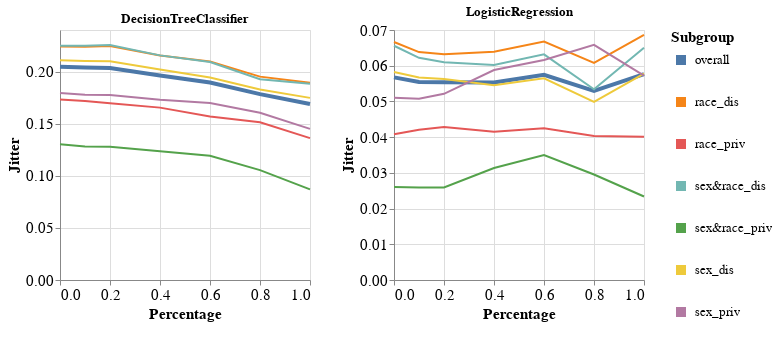

Notebook code for this chart:
### Markdown cell above
### Specific subgroup metric per dataset and multiple models

### Code cell
visualizer.create_subgroups_grid_pct_lines_per_model_plot(subgroup_metric='Jitter',
                                                          target_preprocessing_technique=PREPROCESSING_TECHNIQUES[1],
                                                          model_names=MODEL_NAMES)

### Figure 1 — Vega-Lite specification as saved in the notebook (floating-point values rounded to 4 significant figures)
{"config": {"view": {"continuousWidth": 400, "continuousHeight": 300}, "axis": {"labelFontSize": 15, "titleFontSize": 15}, "legend": {"labelFontSize": 13, "symbolStrokeWidth": 10, "titleFontSize": 15}}, "vconcat": [{"hconcat": [{"mark": "line", "encoding": {"color": {"field": "Subgroup", "type": "nominal"}, "strokeWidth": {"condition": {"value": 4, "test": "datum.Subgroup == 'overall'"}, "value": 2}, "x": {"field": "Percentage", "type": "quantitative"}, "y": {"field": "Metric_Value", "title": "Jitter", "type": "quantitative"}}, "height": 250, "title": "DecisionTreeClassifier", "width": 250}, {"data": {"name": "data-0e8553dbed18dcb7cc4be46133df761a"}, "mark": "line", "encoding": {"color": {"field": "Subgroup", "type": "nominal"}, "strokeWidth": {"condition": {"value": 4, "test": "datum.Subgroup == 'overall'"}, "value": 2}, "x": {"field": "Percentage", "type": "quantitative"}, "y": {"field": "Metric_Value", "title": "Jitter", "type": "quantitative"}}, "height": 250, "title": "LogisticRegression", "width": 250}]}], "data": {"name": "data-0311938e2962d525c40ce29f3b206f74"}, "$schema": "https://vega.github.io/schema/vega-lite/v4.17.0.json", "datasets": {"data-0311938e2962d525c40ce29f3b206f74": [{"Model_Name": "DecisionTreeClassifier", "Test_Set_Index": 0.0, "Metric": "Jitter", "Subgroup": "overall", "Num_Estimators": 50.0, "Metric_Value": 0.2047, "Percentage": 0.0}, {"Model_Name": "DecisionTreeClassifier", "Test_Set_Index": 0.0, "Metric": "Jitter", "Subgroup": "race_dis", "Num_Estimators": 50.0, "Metric_Value": 0.2242, "Percentage": 0.0}, {"Model_Name": "DecisionTreeClassifier", "Test_Set_Index": 0.0, "Metric": "Jitter", "Subgroup": "race_priv", "Num_Estimators": 50.0, "Metric_Value": 0.1733, "Percentage": 0.0}, {"Model_Name": "DecisionTreeClassifier", "Test_Set_Index": 0.0, "Metric": "Jitter", "Subgroup": "sex&race_dis", "Num_Estimators": 50.0, "Metric_Value": 0.2249, "Percentage": 0.0}, {"Model_Name": "DecisionTreeClassifier", "Test_Set_Index": 0.0, "Metric": "Jitter", "Subgroup": "sex&race_priv", "Num_Estimators": 50.0, "Metric_Value": 0.1303, "Percentage": 0.0}, {"Model_Name": "DecisionTreeClassifier", "Test_Set_Index": 0.0, "Metric": "Jitter", "Subgroup": "sex_dis", "Num_Estimators": 50.0, "Metric_Value": 0.2109, "Percentage": 0.0}, {"Model_Name": "DecisionTreeClassifier", "Test_Set_Index": 0.0, "Metric": "Jitter", "Subgroup": "sex_priv", "Num_Estimators": 50.0, "Metric_Value": 0.1794, "Percentage": 0.0}, {"Model_Name": "DecisionTreeClassifier", "Test_Set_Index": 1.0, "Metric": "Jitter", "Subgroup": "overall", "Num_Estimators": 50.0, "Metric_Value": 0.2039, "Percentage": 0.1}, {"Model_Name": "DecisionTreeClassifier", "Test_Set_Index": 1.0, "Metric": "Jitter", "Subgroup": "race_dis", "Num_Estimators": 50.0, "Metric_Value": 0.2239, "Percentage": 0.1}, {"Model_Name": "DecisionTreeClassifier", "Test_Set_Index": 1.0, "Metric": "Jitter", "Subgroup": "race_priv", "Num_Estimators": 50.0, "Metric_Value": 0.1719, "Percentage": 0.1}, {"Model_Name": "DecisionTreeClassifier", "Test_Set_Index": 1.0, "Metric": "Jitter", "Subgroup": "sex&race_dis", "Num_Estimators": 50.0, "Metric_Value": 0.2248, "Percentage": 0.1}, {"Model_Name": "DecisionTreeClassifier", "Test_Set_Index": 1.0, "Metric": "Jitter", "Subgroup": "sex&race_priv", "Num_Estimators": 50.0, "Metric_Value": 0.1283, "Percentage": 0.1}, {"Model_Name": "DecisionTreeClassifier", "Test_Set_Index": 1.0, "Metric": "Jitter", "Subgroup": "sex_dis", "Num_Estimators": 50.0, "Metric_Value": 0.2104, "Percentage": 0.1}, {"Model_Name": "DecisionTreeClassifier", "Test_Set_Index": 1.0, "Metric": "Jitter", "Subgroup": "sex_priv", "Num_Estimators": 50.0, "Metric_Value": 0.1777, "Percentage": 0.1}, {"Model_Name": "DecisionTreeClassifier", "Test_Set_Index": 2.0, "Metric": "Jitter", "Subgroup": "overall", "Num_Estimators": 50.0, "Metric_Value": 0.2036, "Percentage": 0.2}, {"Model_Name": "DecisionTreeClassifier", "Test_Set_Index": 2.0, "Metric": "Jitter", "Subgroup": "race_dis", "Num_Estimators": 50.0, "Metric_Value": 0.2246, "Percentage": 0.2}, {"Model_Name": "DecisionTreeClassifier", "Test_Set_Index": 2.0, "Metric": "Jitter", "Subgroup": "race_priv", "Num_Estimators": 50.0, "Metric_Value": 0.1698, "Percentage": 0.2}, {"Model_Name": "DecisionTreeClassifier", "Test_Set_Index": 2.0, "Metric": "Jitter", "Subgroup": "sex&race_dis", "Num_Estimators": 50.0, "Metric_Value": 0.2256, "Percentage": 0.2}, {"Model_Name": "DecisionTreeClassifier", "Test_Set_Index": 2.0, "Metric": "Jitter", "Subgroup": "sex&race_priv", "Num_Estimators": 50.0, "Metric_Value": 0.1279, "Percentage": 0.2}, {"Model_Name": "DecisionTreeClassifier", "Test_Set_Index": 2.0, "Metric": "Jitter", "Subgroup": "sex_dis", "Num_Estimators": 50.0, "Metric_Value": 0.2099, "Percentage": 0.2}, {"Model_Name": "DecisionTreeClassifier", "Test_Set_Index": 2.0, "Metric": "Jitter", "Subgroup": "sex_priv", "Num_Estimators": 50.0, "Metric_Value": 0.1777, "Percentage": 0.2}, {"Model_Name": "DecisionTreeClassifier", "Test_Set_Index": 3.0, "Metric": "Jitter", "Subgroup": "overall", "Num_Estimators": 50.0, "Metric_Value": 0.1963, "Percentage": 0.4}, {"Model_Name": "DecisionTreeClassifier", "Test_Set_Index": 3.0, "Metric": "Jitter", "Subgroup": "race_dis", "Num_Estimators": 50.0, "Metric_Value": 0.2155, "Percentage": 0.4}, {"Model_Name": "DecisionTreeClassifier", "Test_Set_Index": 3.0, "Metric": "Jitter", "Subgroup": "race_priv", "Num_Estimators": 50.0, "Metric_Value": 0.1655, "Percentage": 0.4}, {"Model_Name": "DecisionTreeClassifier", "Test_Set_Index": 3.0, "Metric": "Jitter", "Subgroup": "sex&race_dis", "Num_Estimators": 50.0, "Metric_Value": 0.2156, "Percentage": 0.4}, {"Model_Name": "DecisionTreeClassifier", "Test_Set_Index": 3.0, "Metric": "Jitter", "Subgroup": "sex&race_priv", "Num_Estimators": 50.0, "Metric_Value": 0.1236, "Percentage": 0.4}, {"Model_Name": "DecisionTreeClassifier", "Test_Set_Index": 3.0, "Metric": "Jitter", "Subgroup": "sex_dis", "Num_Estimators": 50.0, "Metric_Value": 0.202, "Percentage": 0.4}, {"Model_Name": "DecisionTreeClassifier", "Test_Set_Index": 3.0, "Metric": "Jitter", "Subgroup": "sex_priv", "Num_Estimators": 50.0, "Metric_Value": 0.1731, "Percentage": 0.4}, {"Model_Name": "DecisionTreeClassifier", "Test_Set_Index": 4.0, "Metric": "Jitter", "Subgroup": "overall", "Num_Estimators": 50.0, "Metric_Value": 0.1896, "Percentage": 0.6}, {"Model_Name": "DecisionTreeClassifier", "Test_Set_Index": 4.0, "Metric": "Jitter", "Subgroup": "race_dis", "Num_Estimators": 50.0, "Metric_Value": 0.2098, "Percentage": 0.6}, {"Model_Name": "DecisionTreeClassifier", "Test_Set_Index": 4.0, "Metric": "Jitter", "Subgroup": "race_priv", "Num_Estimators": 50.0, "Metric_Value": 0.157, "Percentage": 0.6}, {"Model_Name": "DecisionTreeClassifier", "Test_Set_Index": 4.0, "Metric": "Jitter", "Subgroup": "sex&race_dis", "Num_Estimators": 50.0, "Metric_Value": 0.2092, "Percentage": 0.6}, {"Model_Name": "DecisionTreeClassifier", "Test_Set_Index": 4.0, "Metric": "Jitter", "Subgroup": "sex&race_priv", "Num_Estimators": 50.0, "Metric_Value": 0.1192, "Percentage": 0.6}, {"Model_Name": "DecisionTreeClassifier", "Test_Set_Index": 4.0, "Metric": "Jitter", "Subgroup": "sex_dis", "Num_Estimators": 50.0, "Metric_Value": 0.1944, "Percentage": 0.6}, {"Model_Name": "DecisionTreeClassifier", "Test_Set_Index": 4.0, "Metric": "Jitter", "Subgroup": "sex_priv", "Num_Estimators": 50.0, "Metric_Value": 0.1699, "Percentage": 0.6}, {"Model_Name": "DecisionTreeClassifier", "Test_Set_Index": 5.0, "Metric": "Jitter", "Subgroup": "overall", "Num_Estimators": 50.0, "Metric_Value": 0.1785, "Percentage": 0.8}, {"Model_Name": "DecisionTreeClassifier", "Test_Set_Index": 5.0, "Metric": "Jitter", "Subgroup": "race_dis", "Num_Estimators": 50.0, "Metric_Value": 0.1952, "Percentage": 0.8}, {"Model_Name": "DecisionTreeClassifier", "Test_Set_Index": 5.0, "Metric": "Jitter", "Subgroup": "race_priv", "Num_Estimators": 50.0, "Metric_Value": 0.1514, "Percentage": 0.8}, {"Model_Name": "DecisionTreeClassifier", "Test_Set_Index": 5.0, "Metric": "Jitter", "Subgroup": "sex&race_dis", "Num_Estimators": 50.0, "Metric_Value": 0.1928, "Percentage": 0.8}, {"Model_Name": "DecisionTreeClassifier", "Test_Set_Index": 5.0, "Metric": "Jitter", "Subgroup": "sex&race_priv", "Num_Estimators": 50.0, "Metric_Value": 0.1054, "Percentage": 0.8}, {"Model_Name": "DecisionTreeClassifier", "Test_Set_Index": 5.0, "Metric": "Jitter", "Subgroup": "sex_dis", "Num_Estimators": 50.0, "Metric_Value": 0.1828, "Percentage": 0.8}, {"Model_Name": "DecisionTreeClassifier", "Test_Set_Index": 5.0, "Metric": "Jitter", "Subgroup": "sex_priv", "Num_Estimators": 50.0, "Metric_Value": 0.1606, "Percentage": 0.8}, {"Model_Name": "DecisionTreeClassifier", "Test_Set_Index": 6.0, "Metric": "Jitter", "Subgroup": "overall", "Num_Estimators": 50.0, "Metric_Value": 0.1689, "Percentage": 1.0}, {"Model_Name": "DecisionTreeClassifier", "Test_Set_Index": 6.0, "Metric": "Jitter", "Subgroup": "race_dis", "Num_Estimators": 50.0, "Metric_Value": 0.1893, "Percentage": 1.0}, {"Model_Name": "DecisionTreeClassifier", "Test_Set_Index": 6.0, "Metric": "Jitter", "Subgroup": "race_priv", "Num_Estimators": 50.0, "Metric_Value": 0.1362, "Percentage": 1.0}, {"Model_Name": "DecisionTreeClassifier", "Test_Set_Index": 6.0, "Metric": "Jitter", "Subgroup": "sex&race_dis", "Num_Estimators": 50.0, "Metric_Value": 0.1883, "Percentage": 1.0}, {"Model_Name": "DecisionTreeClassifier", "Test_Set_Index": 6.0, "Metric": "Jitter", "Subgroup": "sex&race_priv", "Num_Estimators": 50.0, "Metric_Value": 0.08704, "Percentage": 1.0}, {"Model_Name": "DecisionTreeClassifier", "Test_Set_Index": 6.0, "Metric": "Jitter", "Subgroup": "sex_dis", "Num_Estimators": 50.0, "Metric_Value": 0.1748, "Percentage": 1.0}, {"Model_Name": "DecisionTreeClassifier", "Test_Set_Index": 6.0, "Metric": "Jitter", "Subgroup": "sex_priv", "Num_Estimators": 50.0, "Metric_Value": 0.145, "Percentage": 1.0}], "data-0e8553dbed18dcb7cc4be46133df761a": [{"Model_Name": "LogisticRegression", "Test_Set_Index": 0.0, "Metric": "Jitter", "Subgroup": "overall", "Num_Estimators": 50.0, "Metric_Value": 0.05674, "Percentage": 0.0}, {"Model_Name": "LogisticRegression", "Test_Set_Index": 0.0, "Metric": "Jitter", "Subgroup": "race_dis", "Num_Estimators": 50.0, "Metric_Value": 0.06663, "Percentage": 0.0}, {"Model_Name": "LogisticRegression", "Test_Set_Index": 0.0, "Metric": "Jitter", "Subgroup": "race_priv", "Num_Estimators": 50.0, "Metric_Value": 0.04081, "Percentage": 0.0}, {"Model_Name": "LogisticRegression", "Test_Set_Index": 0.0, "Metric": "Jitter", "Subgroup": "sex&race_dis", "Num_Estimators": 50.0, "Metric_Value": 0.06559, "Percentage": 0.0}, {"Model_Name": "LogisticRegression", "Test_Set_Index": 0.0, "Metric": "Jitter", "Subgroup": "sex&race_priv", "Num_Estimators": 50.0, "Metric_Value": 0.02606, "Percentage": 0.0}, {"Model_Name": "LogisticRegression", "Test_Set_Index": 0.0, "Metric": "Jitter", "Subgroup": "sex_dis", "Num_Estimators": 50.0, "Metric_Value": 0.05822, "Percentage": 0.0}, {"Model_Name": "LogisticRegression", "Test_Set_Index": 0.0, "Metric": "Jitter", "Subgroup": "sex_priv", "Num_Estimators": 50.0, "Metric_Value": 0.051, "Percentage": 0.0}, {"Model_Name": "LogisticRegression", "Test_Set_Index": 1.0, "Metric": "Jitter", "Subgroup": "overall", "Num_Estimators": 50.0, "Metric_Value": 0.05547, "Percentage": 0.1}, {"Model_Name": "LogisticRegression", "Test_Set_Index": 1.0, "Metric": "Jitter", "Subgroup": "race_dis", "Num_Estimators": 50.0, "Metric_Value": 0.06381, "Percentage": 0.1}, {"Model_Name": "LogisticRegression", "Test_Set_Index": 1.0, "Metric": "Jitter", "Subgroup": "race_priv", "Num_Estimators": 50.0, "Metric_Value": 0.04205, "Percentage": 0.1}, {"Model_Name": "LogisticRegression", "Test_Set_Index": 1.0, "Metric": "Jitter", "Subgroup": "sex&race_dis", "Num_Estimators": 50.0, "Metric_Value": 0.06222, "Percentage": 0.1}, {"Model_Name": "LogisticRegression", "Test_Set_Index": 1.0, "Metric": "Jitter", "Subgroup": "sex&race_priv", "Num_Estimators": 50.0, "Metric_Value": 0.02592, "Percentage": 0.1}, {"Model_Name": "LogisticRegression", "Test_Set_Index": 1.0, "Metric": "Jitter", "Subgroup": "sex_dis", "Num_Estimators": 50.0, "Metric_Value": 0.05668, "Percentage": 0.1}, {"Model_Name": "LogisticRegression", "Test_Set_Index": 1.0, "Metric": "Jitter", "Subgroup": "sex_priv", "Num_Estimators": 50.0, "Metric_Value": 0.05077, "Percentage": 0.1}, {"Model_Name": "LogisticRegression", "Test_Set_Index": 2.0, "Metric": "Jitter", "Subgroup": "overall", "Num_Estimators": 50.0, "Metric_Value": 0.05538, "Percentage": 0.2}, {"Model_Name": "LogisticRegression", "Test_Set_Index": 2.0, "Metric": "Jitter", "Subgroup": "race_dis", "Num_Estimators": 50.0, "Metric_Value": 0.06318, "Percentage": 0.2}, {"Model_Name": "LogisticRegression", "Test_Set_Index": 2.0, "Metric": "Jitter", "Subgroup": "race_priv", "Num_Estimators": 50.0, "Metric_Value": 0.04285, "Percentage": 0.2}, {"Model_Name": "LogisticRegression", "Test_Set_Index": 2.0, "Metric": "Jitter", "Subgroup": "sex&race_dis", "Num_Estimators": 50.0, "Metric_Value": 0.06095, "Percentage": 0.2}, {"Model_Name": "LogisticRegression", "Test_Set_Index": 2.0, "Metric": "Jitter", "Subgroup": "sex&race_priv", "Num_Estimators": 50.0, "Metric_Value": 0.02592, "Percentage": 0.2}, {"Model_Name": "LogisticRegression", "Test_Set_Index": 2.0, "Metric": "Jitter", "Subgroup": "sex_dis", "Num_Estimators": 50.0, "Metric_Value": 0.05626, "Percentage": 0.2}, {"Model_Name": "LogisticRegression", "Test_Set_Index": 2.0, "Metric": "Jitter", "Subgroup": "sex_priv", "Num_Estimators": 50.0, "Metric_Value": 0.05213, "Percentage": 0.2}, {"Model_Name": "LogisticRegression", "Test_Set_Index": 3.0, "Metric": "Jitter", "Subgroup": "overall", "Num_Estimators": 50.0, "Metric_Value": 0.05531, "Percentage": 0.4}, {"Model_Name": "LogisticRegression", "Test_Set_Index": 3.0, "Metric": "Jitter", "Subgroup": "race_dis", "Num_Estimators": 50.0, "Metric_Value": 0.06389, "Percentage": 0.4}, {"Model_Name": "LogisticRegression", "Test_Set_Index": 3.0, "Metric": "Jitter", "Subgroup": "race_priv", "Num_Estimators": 50.0, "Metric_Value": 0.04154, "Percentage": 0.4}, {"Model_Name": "LogisticRegression", "Test_Set_Index": 3.0, "Metric": "Jitter", "Subgroup": "sex&race_dis", "Num_Estimators": 50.0, "Metric_Value": 0.0602, "Percentage": 0.4}, {"Model_Name": "LogisticRegression", "Test_Set_Index": 3.0, "Metric": "Jitter", "Subgroup": "sex&race_priv", "Num_Estimators": 50.0, "Metric_Value": 0.03136, "Percentage": 0.4}, {"Model_Name": "LogisticRegression", "Test_Set_Index": 3.0, "Metric": "Jitter", "Subgroup": "sex_dis", "Num_Estimators": 50.0, "Metric_Value": 0.05454, "Percentage": 0.4}, {"Model_Name": "LogisticRegression", "Test_Set_Index": 3.0, "Metric": "Jitter", "Subgroup": "sex_priv", "Num_Estimators": 50.0, "Metric_Value": 0.05879, "Percentage": 0.4}, {"Model_Name": "LogisticRegression", "Test_Set_Index": 4.0, "Metric": "Jitter", "Subgroup": "overall", "Num_Estimators": 50.0, "Metric_Value": 0.05744, "Percentage": 0.6}, {"Model_Name": "LogisticRegression", "Test_Set_Index": 4.0, "Metric": "Jitter", "Subgroup": "race_dis", "Num_Estimators": 50.0, "Metric_Value": 0.06676, "Percentage": 0.6}, {"Model_Name": "LogisticRegression", "Test_Set_Index": 4.0, "Metric": "Jitter", "Subgroup": "race_priv", "Num_Estimators": 50.0, "Metric_Value": 0.04246, "Percentage": 0.6}, {"Model_Name": "LogisticRegression", "Test_Set_Index": 4.0, "Metric": "Jitter", "Subgroup": "sex&race_dis", "Num_Estimators": 50.0, "Metric_Value": 0.06319, "Percentage": 0.6}, {"Model_Name": "LogisticRegression", "Test_Set_Index": 4.0, "Metric": "Jitter", "Subgroup": "sex&race_priv", "Num_Estimators": 50.0, "Metric_Value": 0.03496, "Percentage": 0.6}, {"Model_Name": "LogisticRegression", "Test_Set_Index": 4.0, "Metric": "Jitter", "Subgroup": "sex_dis", "Num_Estimators": 50.0, "Metric_Value": 0.05647, "Percentage": 0.6}, {"Model_Name": "LogisticRegression", "Test_Set_Index": 4.0, "Metric": "Jitter", "Subgroup": "sex_priv", "Num_Estimators": 50.0, "Metric_Value": 0.0616, "Percentage": 0.6}, {"Model_Name": "LogisticRegression", "Test_Set_Index": 5.0, "Metric": "Jitter", "Subgroup": "overall", "Num_Estimators": 50.0, "Metric_Value": 0.05293, "Percentage": 0.8}, {"Model_Name": "LogisticRegression", "Test_Set_Index": 5.0, "Metric": "Jitter", "Subgroup": "race_dis", "Num_Estimators": 50.0, "Metric_Value": 0.06079, "Percentage": 0.8}, {"Model_Name": "LogisticRegression", "Test_Set_Index": 5.0, "Metric": "Jitter", "Subgroup": "race_priv", "Num_Estimators": 50.0, "Metric_Value": 0.04031, "Percentage": 0.8}, {"Model_Name": "LogisticRegression", "Test_Set_Index": 5.0, "Metric": "Jitter", "Subgroup": "sex&race_dis", "Num_Estimators": 50.0, "Metric_Value": 0.05341, "Percentage": 0.8}, {"Model_Name": "LogisticRegression", "Test_Set_Index": 5.0, "Metric": "Jitter", "Subgroup": "sex&race_priv", "Num_Estimators": 50.0, "Metric_Value": 0.02955, "Percentage": 0.8}, {"Model_Name": "LogisticRegression", "Test_Set_Index": 5.0, "Metric": "Jitter", "Subgroup": "sex_dis", "Num_Estimators": 50.0, "Metric_Value": 0.04986, "Percentage": 0.8}, {"Model_Name": "LogisticRegression", "Test_Set_Index": 5.0, "Metric": "Jitter", "Subgroup": "sex_priv", "Num_Estimators": 50.0, "Metric_Value": 0.06584, "Percentage": 0.8}, {"Model_Name": "LogisticRegression", "Test_Set_Index": 6.0, "Metric": "Jitter", "Subgroup": "overall", "Num_Estimators": 50.0, "Metric_Value": 0.05767, "Percentage": 1.0}, {"Model_Name": "LogisticRegression", "Test_Set_Index": 6.0, "Metric": "Jitter", "Subgroup": "race_dis", "Num_Estimators": 50.0, "Metric_Value": 0.06865, "Percentage": 1.0}, {"Model_Name": "LogisticRegression", "Test_Set_Index": 6.0, "Metric": "Jitter", "Subgroup": "race_priv", "Num_Estimators": 50.0, "Metric_Value": 0.04012, "Percentage": 1.0}, {"Model_Name": "LogisticRegression", "Test_Set_Index": 6.0, "Metric": "Jitter", "Subgroup": "sex&race_dis", "Num_Estimators": 50.0, "Metric_Value": 0.06506, "Percentage": 1.0}, {"Model_Name": "LogisticRegression", "Test_Set_Index": 6.0, "Metric": "Jitter", "Subgroup": "sex&race_priv", "Num_Estimators": 50.0, "Metric_Value": 0.02339, "Percentage": 1.0}, {"Model_Name": "LogisticRegression", "Test_Set_Index": 6.0, "Metric": "Jitter", "Subgroup": "sex_dis", "Num_Estimators": 50.0, "Metric_Value": 0.05779, "Percentage": 1.0}, {"Model_Name": "LogisticRegression", "Test_Set_Index": 6.0, "Metric": "Jitter", "Subgroup": "sex_priv", "Num_Estimators": 50.0, "Metric_Value": 0.05725, "Percentage": 1.0}]}}
